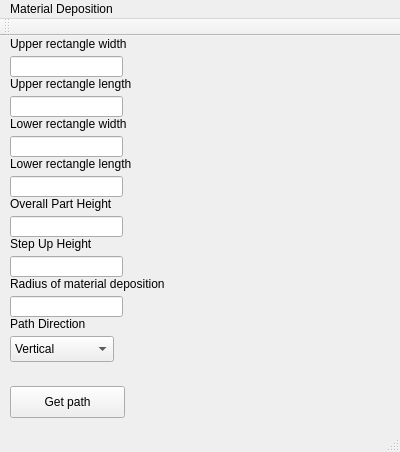
<?xml version="1.0" encoding="UTF-8"?>
<ui version="4.0">
 <class>MainWindow</class>
 <widget class="QMainWindow" name="MainWindow">
  <property name="geometry">
   <rect>
    <x>0</x>
    <y>0</y>
    <width>400</width>
    <height>452</height>
   </rect>
  </property>
  <property name="windowTitle">
   <string>MainWindow</string>
  </property>
  <widget class="QWidget" name="centralWidget">
   <widget class="QLabel" name="label">
    <property name="geometry">
     <rect>
      <x>10</x>
      <y>0</y>
      <width>141</width>
      <height>16</height>
     </rect>
    </property>
    <property name="text">
     <string>Upper rectangle width</string>
    </property>
   </widget>
   <widget class="QLabel" name="label_2">
    <property name="geometry">
     <rect>
      <x>10</x>
      <y>40</y>
      <width>141</width>
      <height>16</height>
     </rect>
    </property>
    <property name="text">
     <string>Upper rectangle length</string>
    </property>
   </widget>
   <widget class="QLabel" name="label_3">
    <property name="geometry">
     <rect>
      <x>10</x>
      <y>80</y>
      <width>141</width>
      <height>16</height>
     </rect>
    </property>
    <property name="text">
     <string>Lower rectangle width</string>
    </property>
   </widget>
   <widget class="QLabel" name="label_4">
    <property name="geometry">
     <rect>
      <x>10</x>
      <y>120</y>
      <width>141</width>
      <height>16</height>
     </rect>
    </property>
    <property name="text">
     <string>Lower rectangle length</string>
    </property>
   </widget>
   <widget class="QLabel" name="label_5">
    <property name="geometry">
     <rect>
      <x>10</x>
      <y>160</y>
      <width>141</width>
      <height>16</height>
     </rect>
    </property>
    <property name="text">
     <string>Overall Part Height</string>
    </property>
   </widget>
   <widget class="QLineEdit" name="lineEdit">
    <property name="geometry">
     <rect>
      <x>10</x>
      <y>100</y>
      <width>113</width>
      <height>21</height>
     </rect>
    </property>
    <property name="text">
     <string/>
    </property>
   </widget>
   <widget class="QLineEdit" name="lineEdit_2">
    <property name="geometry">
     <rect>
      <x>10</x>
      <y>140</y>
      <width>113</width>
      <height>21</height>
     </rect>
    </property>
    <property name="text">
     <string/>
    </property>
   </widget>
   <widget class="QLineEdit" name="lineEdit_3">
    <property name="geometry">
     <rect>
      <x>10</x>
      <y>180</y>
      <width>113</width>
      <height>21</height>
     </rect>
    </property>
    <property name="text">
     <string/>
    </property>
   </widget>
   <widget class="QLineEdit" name="lineEdit_4">
    <property name="geometry">
     <rect>
      <x>10</x>
      <y>20</y>
      <width>113</width>
      <height>21</height>
     </rect>
    </property>
    <property name="text">
     <string/>
    </property>
   </widget>
   <widget class="QLineEdit" name="lineEdit_5">
    <property name="geometry">
     <rect>
      <x>10</x>
      <y>60</y>
      <width>113</width>
      <height>21</height>
     </rect>
    </property>
    <property name="text">
     <string/>
    </property>
   </widget>
   <widget class="QLabel" name="label_6">
    <property name="geometry">
     <rect>
      <x>10</x>
      <y>200</y>
      <width>141</width>
      <height>16</height>
     </rect>
    </property>
    <property name="text">
     <string>Step Up Height</string>
    </property>
   </widget>
   <widget class="QLineEdit" name="lineEdit_6">
    <property name="geometry">
     <rect>
      <x>10</x>
      <y>220</y>
      <width>113</width>
      <height>21</height>
     </rect>
    </property>
    <property name="text">
     <string/>
    </property>
   </widget>
   <widget class="QLabel" name="label_7">
    <property name="geometry">
     <rect>
      <x>10</x>
      <y>240</y>
      <width>191</width>
      <height>16</height>
     </rect>
    </property>
    <property name="text">
     <string>Radius of material deposition</string>
    </property>
   </widget>
   <widget class="QLabel" name="label_8">
    <property name="geometry">
     <rect>
      <x>10</x>
      <y>280</y>
      <width>141</width>
      <height>16</height>
     </rect>
    </property>
    <property name="text">
     <string>Path Direction</string>
    </property>
   </widget>
   <widget class="QLineEdit" name="lineEdit_7">
    <property name="geometry">
     <rect>
      <x>10</x>
      <y>260</y>
      <width>113</width>
      <height>21</height>
     </rect>
    </property>
    <property name="text">
     <string/>
    </property>
   </widget>
   <widget class="QComboBox" name="comboBox">
    <property name="geometry">
     <rect>
      <x>10</x>
      <y>300</y>
      <width>104</width>
      <height>26</height>
     </rect>
    </property>
    <item>
     <property name="text">
      <string>Vertical</string>
     </property>
    </item>
    <item>
     <property name="text">
      <string>Horizontal</string>
     </property>
    </item>
   </widget>
   <widget class="QPushButton" name="pushButton">
    <property name="geometry">
     <rect>
      <x>10</x>
      <y>350</y>
      <width>115</width>
      <height>32</height>
     </rect>
    </property>
    <property name="text">
     <string>Get path</string>
    </property>
   </widget>
  </widget>
  <widget class="QMenuBar" name="menuBar">
   <property name="geometry">
    <rect>
     <x>0</x>
     <y>0</y>
     <width>400</width>
     <height>22</height>
    </rect>
   </property>
   <widget class="QMenu" name="menuMaterial_Deposition">
    <property name="title">
     <string>Material Deposition</string>
    </property>
   </widget>
   <addaction name="menuMaterial_Deposition"/>
  </widget>
  <widget class="QToolBar" name="mainToolBar">
   <attribute name="toolBarArea">
    <enum>TopToolBarArea</enum>
   </attribute>
   <attribute name="toolBarBreak">
    <bool>false</bool>
   </attribute>
  </widget>
  <widget class="QStatusBar" name="statusBar"/>
 </widget>
 <layoutdefault spacing="6" margin="11"/>
 <resources/>
 <connections/>
</ui>
